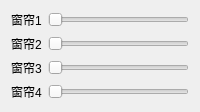
              <widget class="QWidget" name="page_3">
               <layout class="QGridLayout" name="gridLayout_13">
                <item row="0" column="0">
                 <layout class="QVBoxLayout" name="verticalLayout_18">
                  <item>
                   <layout class="QHBoxLayout" name="horizontalLayout_41">
                    <item>
                     <widget class="QLabel" name="label_25">
                      <property name="text">
                       <string>窗帘1</string>
                      </property>
                     </widget>
                    </item>
                    <item>
                     <widget class="QSlider" name="hscurtains">
                      <property name="maximum">
                       <number>255</number>
                      </property>
                      <property name="orientation">
                       <enum>Qt::Horizontal</enum>
                      </property>
                     </widget>
                    </item>
                   </layout>
                  </item>
                  <item>
                   <layout class="QHBoxLayout" name="horizontalLayout_42">
                    <item>
                     <widget class="QLabel" name="label_26">
                      <property name="text">
                       <string>窗帘2</string>
                      </property>
                     </widget>
                    </item>
                    <item>
                     <widget class="QSlider" name="hscurtains_2">
                      <property name="maximum">
                       <number>255</number>
                      </property>
                      <property name="orientation">
                       <enum>Qt::Horizontal</enum>
                      </property>
                     </widget>
                    </item>
                   </layout>
                  </item>
                  <item>
                   <layout class="QHBoxLayout" name="horizontalLayout_43">
                    <item>
                     <widget class="QLabel" name="label_27">
                      <property name="text">
                       <string>窗帘3</string>
                      </property>
                     </widget>
                    </item>
                    <item>
                     <widget class="QSlider" name="hscurtains_3">
                      <property name="maximum">
                       <number>255</number>
                      </property>
                      <property name="orientation">
                       <enum>Qt::Horizontal</enum>
                      </property>
                     </widget>
                    </item>
                   </layout>
                  </item>
                  <item>
                   <layout class="QHBoxLayout" name="horizontalLayout_44">
                    <item>
                     <widget class="QLabel" name="label_28">
                      <property name="text">
                       <string>窗帘4</string>
                      </property>
                     </widget>
                    </item>
                    <item>
                     <widget class="QSlider" name="hscurtains_4">
                      <property name="maximum">
                       <number>255</number>
                      </property>
                      <property name="orientation">
                       <enum>Qt::Horizontal</enum>
                      </property>
                     </widget>
                    </item>
                   </layout>
                  </item>
                 </layout>
                </item>
               </layout>
              </widget>
